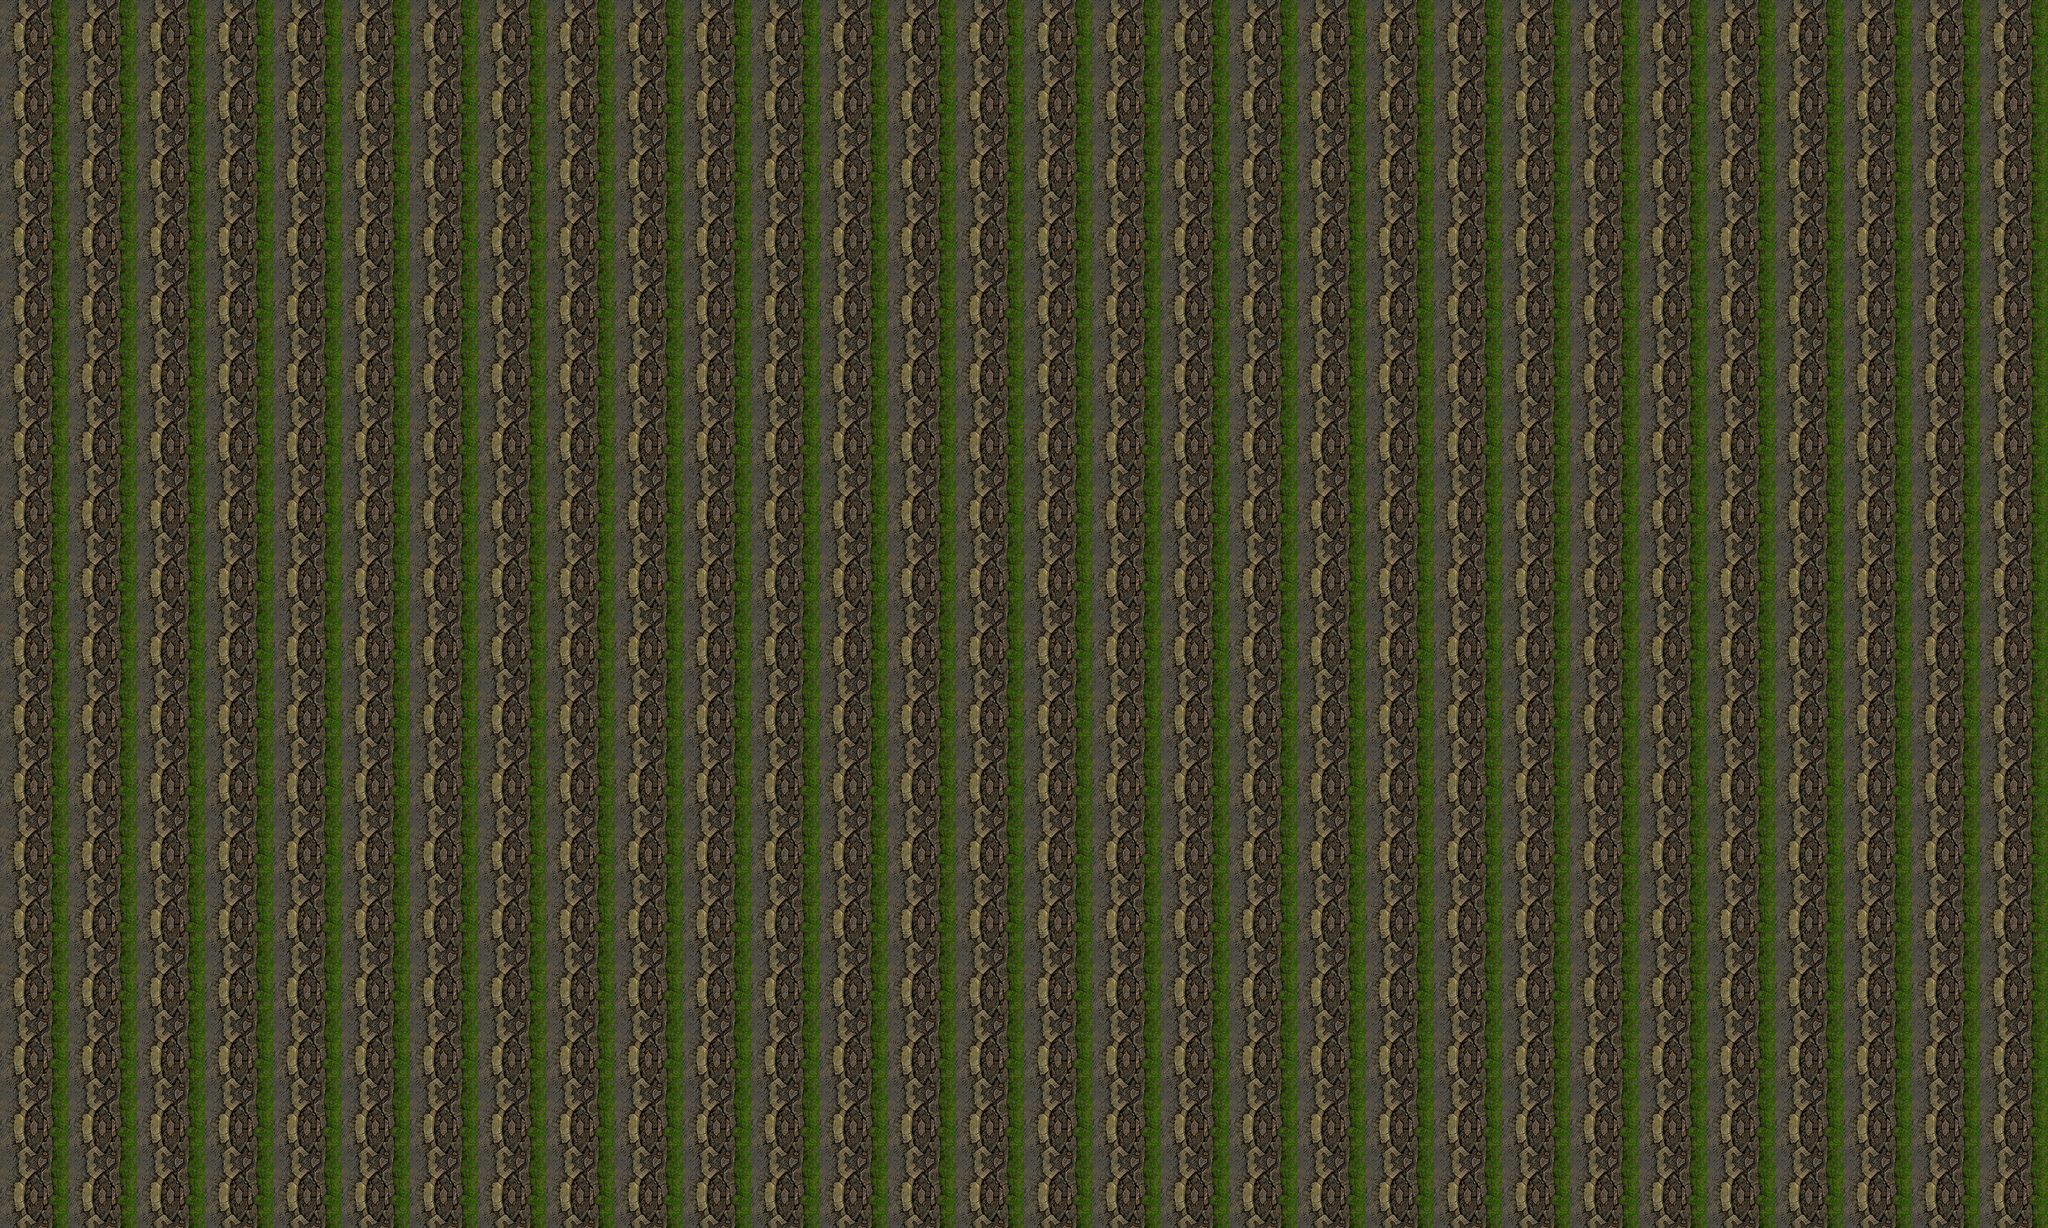

A 2D game scene composited from a Tiled map and its tileset images. What follows is a short description and the map's XML, with each tile layer's data collapsed to a summary:
An orthogonal 30x18 tile map with 128x128 px tiles, 1 tile layer (Tile Layer 1).

<map version="1.0" orientation="orthogonal" width="30" height="18" tilewidth="128" tileheight="128">
 <tileset firstgid="1" name="Ground" tilewidth="128" tileheight="128">
  <image source="Ground.png" width="1024" height="1024" />
 </tileset>
 <layer name="Tile Layer 1" width="30" height="18">
  <data>[540 cells, 540 non-empty, 1 distinct tile ids]</data>
 </layer>
</map>